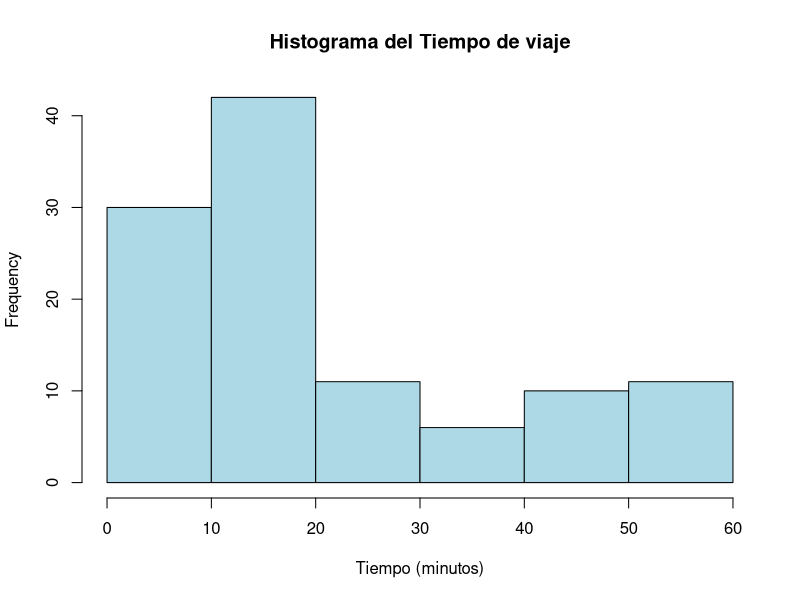
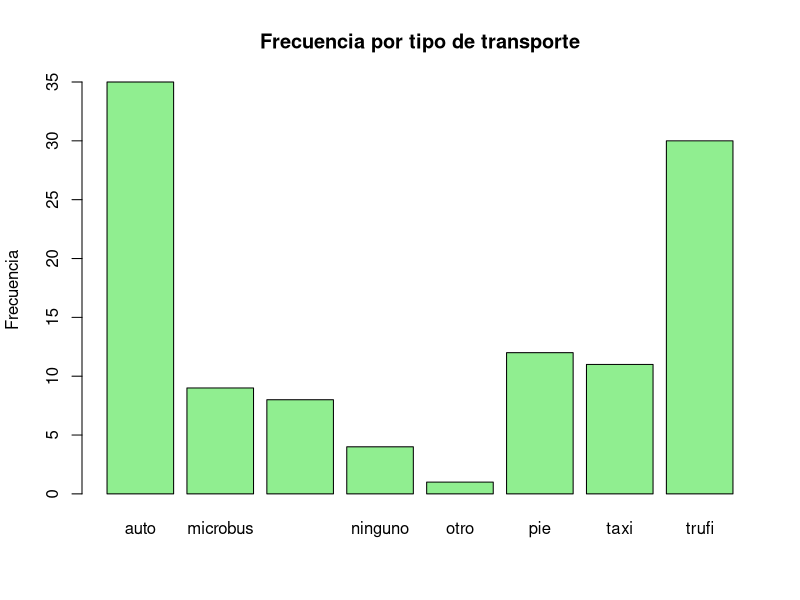
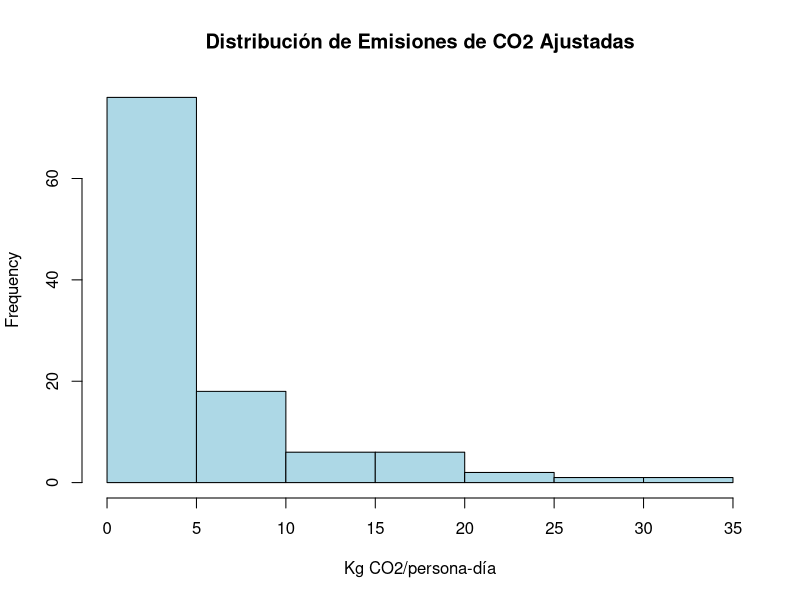
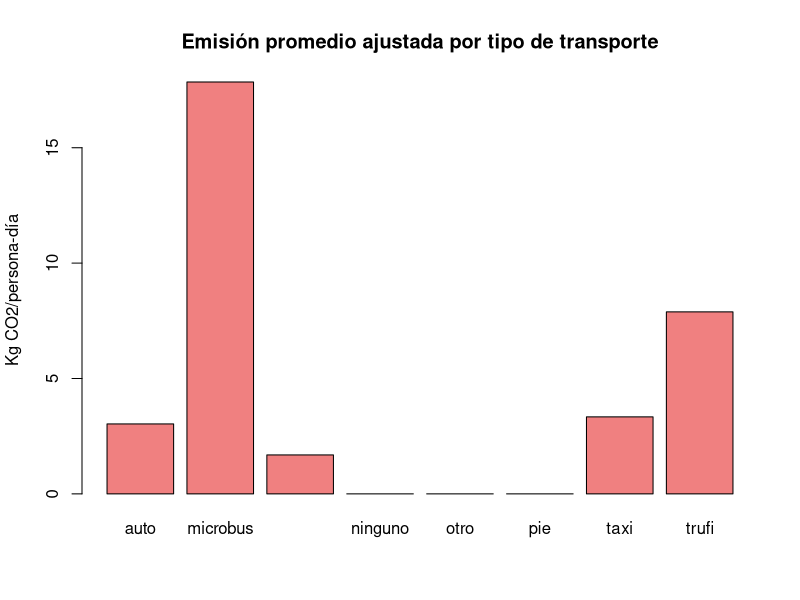
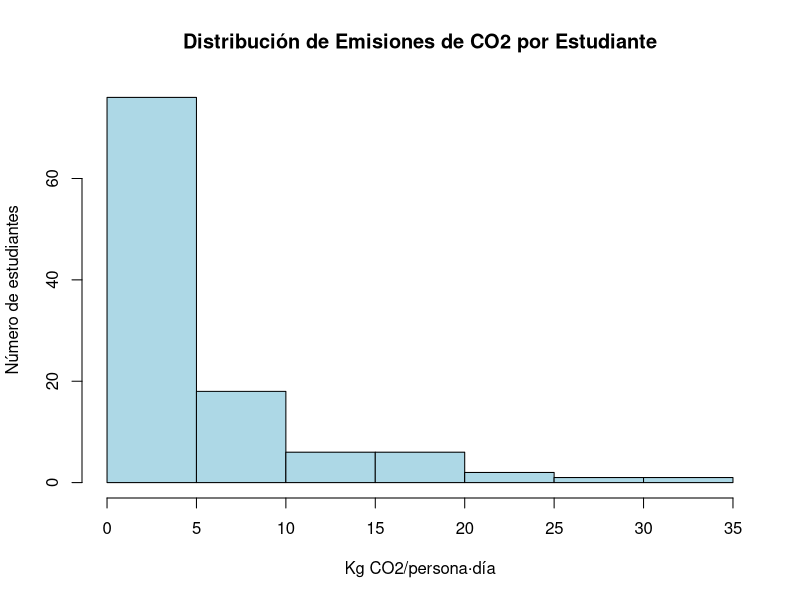
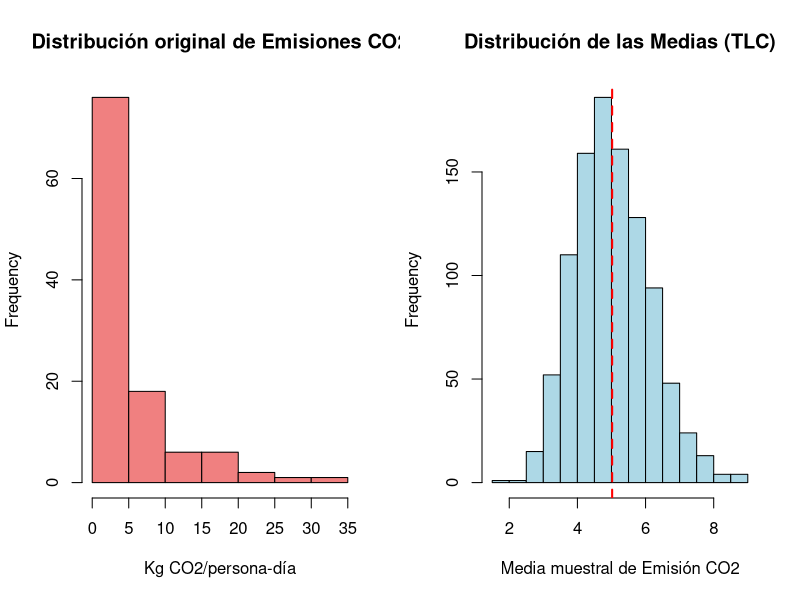

Write the R code that produced these figures, in order.
# ---- 1. DATOS INICIALES ----
Z <- 1.96          # 95% de confianza
E <- 2             # Error permitido en kg CO2
sigma <- 6.93      # Desviación estándar
N <- 4000          # Población total (estudiantes)
promedio <- 12.54  # Promedio estimado de emisión CO2 (kg/persona-día)

# ---- 2. CÁLCULO DEL TAMAÑO DE MUESTRA ----
# Fórmula 1: n0 = (Z^2 * sigma^2) / E^2
n0 <- (Z^2 * sigma^2) / (E^2)

# Fórmula 2 (corrección por población finita)
n <- (N * n0) / (N + n0 - 1)

# Formula 3 (livanco)
n1 <- sigma^2/((E^2/Z^2)+(sigma^2/(N-1)))

cat("Tamaño de muestra preliminar (n0):", n0, "\n")
cat("Tamaño de muestra ajustado (n):", n, "\n")
cat("Tamaño de muestra 2 (n1):", n1, "\n")

# ---- 3. LECTURA DE DATOS CSV ----
datos <- read.csv("Datos.csv", sep = ",", header = TRUE)

print("Vista previa de los datos:")
print(datos)

# ---- 4. TABLAS DE FRECUENCIAS ----
print("Tabla de frecuencias por carrera:")
print(table(datos$Carrera))
print("Tabla de frecuencias por transporte:")
print(table(datos$Transporte))
print("Tabla de frecuencias por tipo transporte (privado,publico):")
print(table(datos$Tipo))
print("Tabla de frecuencias por combustible:")
print(table(datos$Combustible))

# ---- 5. GRÁFICOS ----
# Histograma del tiempo de viaje
hist(as.numeric(datos$Tiempo),
     main = "Histograma del Tiempo de viaje",
     xlab = "Tiempo (minutos)",
     col = "lightblue", border = "black")

# Gráfico de barras por tipo de transporte
barplot(table(datos$Transporte),
        main = "Frecuencia por tipo de transporte",
        ylab = "Frecuencia", col = "lightgreen")

# Convertir variables numéricas
datos$Tiempo <- as.numeric(datos$Tiempo)
datos$Distancia <- as.numeric(gsub(",", ".", datos$Distancia))  # cambia coma por punto

# ---- 7. ASIGNACIÓN DE EMISIÓN AJUSTADA POR DISTANCIA Y COMBUSTIBLE ----
# Consumo promedio por km según transporte (gal/km)
consumo_km <- list(
  auto = 0.04,
  motocicleta = 0.02,
  trufi = 0.08,
  microbus = 0.15,
  taxi = 0.05,
  pie = 0,
  ninguno = 0,
  otro = 0.00
)

# Factor de emisión por combustible (kg CO2/gal)
factor_emision <- list(
  gasolina = 8.887,
  diesel = 10.180,
  ninguno = 0
)

datos$Emision_CO2 <- NA

for (i in 1:nrow(datos)) {
  transporte <- tolower(datos$Transporte[i])
  combustible <- datos$Combustible[i]
  distancia <- datos$Distancia[i]
  frecuencia <- datos$Frecuencia[i]
  
  consumo <- ifelse(!is.null(consumo_km[[transporte]]), consumo_km[[transporte]], 0)
  factor <- ifelse(!is.null(factor_emision[[combustible]]), factor_emision[[combustible]], 0)
  
  # Emisión diaria ajustada
  datos$Emision_CO2[i] <- distancia * frecuencia * consumo * factor
}

# ---- 8. ESTADÍSTICOS DESCRIPTIVOS GENERALES ----
cat("\n--- ESTADÍSTICOS GENERALES ---\n")
media_general <- mean(datos$Emision_CO2, na.rm = TRUE)
desv_general <- sd(datos$Emision_CO2, na.rm = TRUE)
var_general <- var(datos$Emision_CO2, na.rm = TRUE)
cat("Promedio general de emisión:", round(media_general, 2), "kg/persona-día\n")
cat("Desviación estándar:", round(desv_general, 2), "\n")
cat("Varianza:", round(var_general, 2), "\n")

# ---- 9. GRÁFICOS DE EMISIÓN ----
hist(datos$Emision_CO2,
     main = "Distribución de Emisiones de CO2 Ajustadas",
     xlab = "Kg CO2/persona-día",
     col = "lightblue", border = "black")

barplot(tapply(datos$Emision_CO2, datos$Transporte, mean, na.rm = TRUE),
        main = "Emisión promedio ajustada por tipo de transporte",
        ylab = "Kg CO2/persona-día", col = "lightcoral")

# ---- 10. INTERVALO DE CONFIANZA GENERAL (95%) ----
n_muestra <- length(na.omit(datos$Emision_CO2))
error <- Z * (desv_general / sqrt(n_muestra))
IC_inf <- media_general - error
IC_sup <- media_general + error
cat("\nIntervalo de confianza al 95% (general): [",
    round(IC_inf, 2), ",", round(IC_sup, 2), "] kg/persona-día\n")

# ---- 11. ESTIMACIÓN POR ESTRATOS (TIPO DE TRANSPORTE) ----
cat("\n--- ESTIMACIÓN POR ESTRATOS (95%) ---\n")
transportes <- unique(datos$Transporte)
cat(sprintf("%-12s %-10s %-10s %-10s %-10s\n",
            "Transporte", "Media", "Desv", "n", "IC95%"))

for (t in transportes) {
  sub <- datos[datos$Transporte == t, ]
  if (nrow(sub) > 1 && sum(!is.na(sub$Emision_CO2)) > 1) {
    m <- mean(sub$Emision_CO2, na.rm = TRUE)
    s <- sd(sub$Emision_CO2, na.rm = TRUE)
    n_i <- nrow(sub)
    e_i <- Z * (s / sqrt(n_i))
    cat(sprintf("%-12s %-10.2f %-10.2f %-10d [%.2f, %.2f]\n",
                t, m, s, n_i, m - e_i, m + e_i))
  }
}

# Histograma de todas las emisiones
hist(datos$Emision_CO2,
     main = "Distribución de Emisiones de CO2 por Estudiante",
     xlab = "Kg CO2/persona·día",
     ylab = "Número de estudiantes",
     col = "lightblue",
     border = "black")

# ---- 12. DEMOSTRACIÓN DEL TEOREMA DEL LÍMITE CENTRAL (TLC) ----

set.seed(123)  # Para reproducibilidad

# Eliminamos valores NA de Emision_CO2
valores <- na.omit(datos$Emision_CO2)

# Parámetros
n_muestra_tlc <- 30        # tamaño de cada muestra
num_muestras_tlc <- 1000   # cantidad de medias muestrales a generar

# Simulación: medias de muchas muestras aleatorias
medias_muestrales <- replicate(num_muestras_tlc, mean(sample(valores, n_muestra_tlc, replace = TRUE)))

# Gráfico comparativo
par(mfrow = c(1, 2))

# 1️Distribución original de emisiones
hist(valores,
     main = "Distribución original de Emisiones CO2",
     xlab = "Kg CO2/persona-día",
     col = "lightcoral", border = "black")

# 2️Distribución de las medias muestrales
hist(medias_muestrales,
     main = "Distribución de las Medias (TLC)",
     xlab = "Media muestral de Emisión CO2",
     col = "lightblue", border = "black")

# Línea vertical en la media
abline(v = mean(medias_muestrales), col = "red", lwd = 2, lty = 2)

# Restaurar formato de gráficos
par(mfrow = c(1, 1))

cat("\n--- DEMOSTRACIÓN DEL TEOREMA DEL LÍMITE CENTRAL ---\n")
cat("Tamaño de muestra por simulación:", n_muestra_tlc, "\n")
cat("Cantidad de muestras generadas:", num_muestras_tlc, "\n")
cat("Media de las medias simuladas:", round(mean(medias_muestrales), 2), "\n")
cat("Desviación estándar de las medias simuladas:", round(sd(medias_muestrales), 2), "\n")
